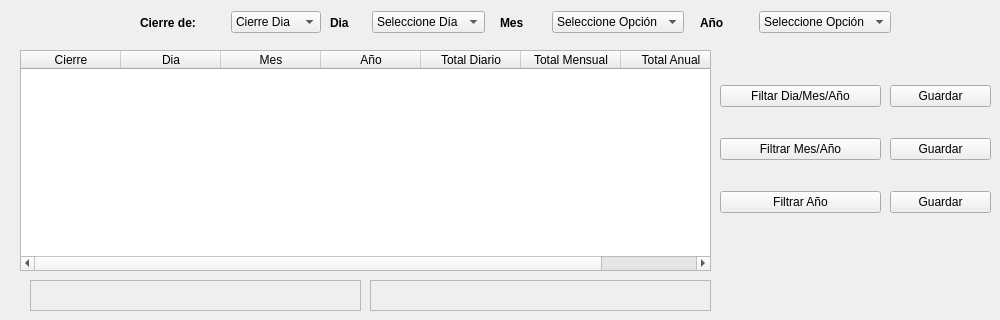
   <widget class="QWidget" name="tab_10">
    <attribute name="icon">
     <iconset>
      <activeon>:/icons/pix/oxygen/48x48/actions/go-down.png</activeon>
     </iconset>
    </attribute>
    <attribute name="title">
     <string>Egresos</string>
    </attribute>
    <widget class="QWidget" name="layoutWidget_15">
     <property name="geometry">
      <rect>
       <x>140</x>
       <y>10</y>
       <width>181</width>
       <height>25</height>
      </rect>
     </property>
     <layout class="QHBoxLayout" name="horizontalLayout_28">
      <item>
       <widget class="QLabel" name="label_34">
        <property name="font">
         <font>
          <weight>75</weight>
          <bold>true</bold>
         </font>
        </property>
        <property name="text">
         <string>Cierre de:</string>
        </property>
       </widget>
      </item>
      <item>
       <widget class="QComboBox" name="comboBoxCierreEgresos">
        <item>
         <property name="text">
          <string>Cierre Dia</string>
         </property>
        </item>
        <item>
         <property name="text">
          <string>Cierre Mes</string>
         </property>
        </item>
        <item>
         <property name="text">
          <string>Cierre Año</string>
         </property>
        </item>
       </widget>
      </item>
     </layout>
    </widget>
    <widget class="QWidget" name="layoutWidget_16">
     <property name="geometry">
      <rect>
       <x>330</x>
       <y>10</y>
       <width>155</width>
       <height>25</height>
      </rect>
     </property>
     <layout class="QHBoxLayout" name="horizontalLayout_29">
      <item>
       <widget class="QLabel" name="label_35">
        <property name="font">
         <font>
          <weight>75</weight>
          <bold>true</bold>
         </font>
        </property>
        <property name="text">
         <string>Dia</string>
        </property>
        <property name="alignment">
         <set>Qt::AlignLeading|Qt::AlignLeft|Qt::AlignVCenter</set>
        </property>
       </widget>
      </item>
      <item>
       <widget class="QComboBox" name="comboBoxDiaEgresos">
        <item>
         <property name="text">
          <string>Seleccione Día</string>
         </property>
        </item>
        <item>
         <property name="text">
          <string>1</string>
         </property>
        </item>
        <item>
         <property name="text">
          <string>2</string>
         </property>
        </item>
        <item>
         <property name="text">
          <string>3</string>
         </property>
        </item>
        <item>
         <property name="text">
          <string>4</string>
         </property>
        </item>
        <item>
         <property name="text">
          <string>5</string>
         </property>
        </item>
        <item>
         <property name="text">
          <string>6</string>
         </property>
        </item>
        <item>
         <property name="text">
          <string>7</string>
         </property>
        </item>
        <item>
         <property name="text">
          <string>8</string>
         </property>
        </item>
        <item>
         <property name="text">
          <string>9</string>
         </property>
        </item>
        <item>
         <property name="text">
          <string>10</string>
         </property>
        </item>
        <item>
         <property name="text">
          <string>11</string>
         </property>
        </item>
        <item>
         <property name="text">
          <string>12</string>
         </property>
        </item>
        <item>
         <property name="text">
          <string>13</string>
         </property>
        </item>
        <item>
         <property name="text">
          <string>14</string>
         </property>
        </item>
        <item>
         <property name="text">
          <string>15</string>
         </property>
        </item>
        <item>
         <property name="text">
          <string>16</string>
         </property>
        </item>
        <item>
         <property name="text">
          <string>17</string>
         </property>
        </item>
        <item>
         <property name="text">
          <string>18</string>
         </property>
        </item>
        <item>
         <property name="text">
          <string>19</string>
         </property>
        </item>
        <item>
         <property name="text">
          <string>20</string>
         </property>
        </item>
        <item>
         <property name="text">
          <string>21</string>
         </property>
        </item>
        <item>
         <property name="text">
          <string>22</string>
         </property>
        </item>
        <item>
         <property name="text">
          <string>23</string>
         </property>
        </item>
        <item>
         <property name="text">
          <string>24</string>
         </property>
        </item>
        <item>
         <property name="text">
          <string>25</string>
         </property>
        </item>
        <item>
         <property name="text">
          <string>26</string>
         </property>
        </item>
        <item>
         <property name="text">
          <string>27</string>
         </property>
        </item>
        <item>
         <property name="text">
          <string>28</string>
         </property>
        </item>
        <item>
         <property name="text">
          <string>29</string>
         </property>
        </item>
        <item>
         <property name="text">
          <string>30</string>
         </property>
        </item>
        <item>
         <property name="text">
          <string>31</string>
         </property>
        </item>
       </widget>
      </item>
     </layout>
    </widget>
    <widget class="QWidget" name="layoutWidget_18">
     <property name="geometry">
      <rect>
       <x>500</x>
       <y>10</y>
       <width>184</width>
       <height>25</height>
      </rect>
     </property>
     <layout class="QHBoxLayout" name="horizontalLayout_31">
      <item>
       <widget class="QLabel" name="label_37">
        <property name="font">
         <font>
          <weight>75</weight>
          <bold>true</bold>
         </font>
        </property>
        <property name="text">
         <string>Mes</string>
        </property>
       </widget>
      </item>
      <item>
       <widget class="QComboBox" name="comboBoxMesEgresos">
        <item>
         <property name="text">
          <string>Seleccione Opción</string>
         </property>
        </item>
        <item>
         <property name="text">
          <string>Enero</string>
         </property>
        </item>
        <item>
         <property name="text">
          <string>Febrero</string>
         </property>
        </item>
        <item>
         <property name="text">
          <string>Marzo</string>
         </property>
        </item>
        <item>
         <property name="text">
          <string>Abril</string>
         </property>
        </item>
        <item>
         <property name="text">
          <string>Mayo</string>
         </property>
        </item>
        <item>
         <property name="text">
          <string>Junio</string>
         </property>
        </item>
        <item>
         <property name="text">
          <string>Julio</string>
         </property>
        </item>
        <item>
         <property name="text">
          <string>Agosto</string>
         </property>
        </item>
        <item>
         <property name="text">
          <string>Septiembre</string>
         </property>
        </item>
        <item>
         <property name="text">
          <string>Octubre</string>
         </property>
        </item>
        <item>
         <property name="text">
          <string>Noviembre</string>
         </property>
        </item>
        <item>
         <property name="text">
          <string>Diciembre</string>
         </property>
        </item>
       </widget>
      </item>
     </layout>
    </widget>
    <widget class="QWidget" name="layoutWidget_19">
     <property name="geometry">
      <rect>
       <x>700</x>
       <y>10</y>
       <width>191</width>
       <height>25</height>
      </rect>
     </property>
     <layout class="QHBoxLayout" name="horizontalLayout_32">
      <item>
       <widget class="QLabel" name="label_38">
        <property name="font">
         <font>
          <weight>75</weight>
          <bold>true</bold>
         </font>
        </property>
        <property name="text">
         <string>Año</string>
        </property>
       </widget>
      </item>
      <item>
       <widget class="QComboBox" name="comboBoxAnioEgresos">
        <item>
         <property name="text">
          <string>Seleccione Opción</string>
         </property>
        </item>
        <item>
         <property name="text">
          <string>2000</string>
         </property>
        </item>
        <item>
         <property name="text">
          <string>2001</string>
         </property>
        </item>
        <item>
         <property name="text">
          <string>2002</string>
         </property>
        </item>
        <item>
         <property name="text">
          <string>2003</string>
         </property>
        </item>
        <item>
         <property name="text">
          <string>2004</string>
         </property>
        </item>
        <item>
         <property name="text">
          <string>2005</string>
         </property>
        </item>
        <item>
         <property name="text">
          <string>2006</string>
         </property>
        </item>
        <item>
         <property name="text">
          <string>2007</string>
         </property>
        </item>
        <item>
         <property name="text">
          <string>2008</string>
         </property>
        </item>
        <item>
         <property name="text">
          <string>2009</string>
         </property>
        </item>
        <item>
         <property name="text">
          <string>2010</string>
         </property>
        </item>
        <item>
         <property name="text">
          <string>2011</string>
         </property>
        </item>
        <item>
         <property name="text">
          <string>2012</string>
         </property>
        </item>
        <item>
         <property name="text">
          <string>2013</string>
         </property>
        </item>
        <item>
         <property name="text">
          <string>2014</string>
         </property>
        </item>
        <item>
         <property name="text">
          <string>2015</string>
         </property>
        </item>
        <item>
         <property name="text">
          <string>2016</string>
         </property>
        </item>
        <item>
         <property name="text">
          <string>2017</string>
         </property>
        </item>
        <item>
         <property name="text">
          <string>2018</string>
         </property>
        </item>
        <item>
         <property name="text">
          <string>2019</string>
         </property>
        </item>
        <item>
         <property name="text">
          <string>2020</string>
         </property>
        </item>
        <item>
         <property name="text">
          <string>2021</string>
         </property>
        </item>
        <item>
         <property name="text">
          <string>2022</string>
         </property>
        </item>
        <item>
         <property name="text">
          <string>2023</string>
         </property>
        </item>
        <item>
         <property name="text">
          <string>2024</string>
         </property>
        </item>
        <item>
         <property name="text">
          <string>2025</string>
         </property>
        </item>
        <item>
         <property name="text">
          <string>2026</string>
         </property>
        </item>
        <item>
         <property name="text">
          <string>2027</string>
         </property>
        </item>
        <item>
         <property name="text">
          <string>2028</string>
         </property>
        </item>
        <item>
         <property name="text">
          <string>2029</string>
         </property>
        </item>
        <item>
         <property name="text">
          <string>2030</string>
         </property>
        </item>
        <item>
         <property name="text">
          <string>2031</string>
         </property>
        </item>
        <item>
         <property name="text">
          <string>2032</string>
         </property>
        </item>
        <item>
         <property name="text">
          <string>2033</string>
         </property>
        </item>
        <item>
         <property name="text">
          <string>2034</string>
         </property>
        </item>
        <item>
         <property name="text">
          <string>2035</string>
         </property>
        </item>
        <item>
         <property name="text">
          <string>2036</string>
         </property>
        </item>
        <item>
         <property name="text">
          <string>2037</string>
         </property>
        </item>
        <item>
         <property name="text">
          <string>2038</string>
         </property>
        </item>
        <item>
         <property name="text">
          <string>2039</string>
         </property>
        </item>
        <item>
         <property name="text">
          <string>2040</string>
         </property>
        </item>
        <item>
         <property name="text">
          <string>2041</string>
         </property>
        </item>
        <item>
         <property name="text">
          <string>2042</string>
         </property>
        </item>
        <item>
         <property name="text">
          <string>2043</string>
         </property>
        </item>
        <item>
         <property name="text">
          <string>2044</string>
         </property>
        </item>
        <item>
         <property name="text">
          <string>2045</string>
         </property>
        </item>
        <item>
         <property name="text">
          <string>2046</string>
         </property>
        </item>
        <item>
         <property name="text">
          <string>2047</string>
         </property>
        </item>
        <item>
         <property name="text">
          <string>2048</string>
         </property>
        </item>
        <item>
         <property name="text">
          <string>2049</string>
         </property>
        </item>
        <item>
         <property name="text">
          <string>2050</string>
         </property>
        </item>
        <item>
         <property name="text">
          <string>2051</string>
         </property>
        </item>
        <item>
         <property name="text">
          <string>2052</string>
         </property>
        </item>
        <item>
         <property name="text">
          <string>2053</string>
         </property>
        </item>
        <item>
         <property name="text">
          <string>2054</string>
         </property>
        </item>
        <item>
         <property name="text">
          <string>2055</string>
         </property>
        </item>
        <item>
         <property name="text">
          <string>2056</string>
         </property>
        </item>
        <item>
         <property name="text">
          <string>2057</string>
         </property>
        </item>
        <item>
         <property name="text">
          <string>2058</string>
         </property>
        </item>
        <item>
         <property name="text">
          <string>2059</string>
         </property>
        </item>
        <item>
         <property name="text">
          <string>2060</string>
         </property>
        </item>
        <item>
         <property name="text">
          <string>2061</string>
         </property>
        </item>
        <item>
         <property name="text">
          <string>2062</string>
         </property>
        </item>
        <item>
         <property name="text">
          <string>2063</string>
         </property>
        </item>
        <item>
         <property name="text">
          <string>2064</string>
         </property>
        </item>
        <item>
         <property name="text">
          <string>2065</string>
         </property>
        </item>
        <item>
         <property name="text">
          <string>2066</string>
         </property>
        </item>
        <item>
         <property name="text">
          <string>2067</string>
         </property>
        </item>
        <item>
         <property name="text">
          <string>2068</string>
         </property>
        </item>
        <item>
         <property name="text">
          <string>2069</string>
         </property>
        </item>
        <item>
         <property name="text">
          <string>2070</string>
         </property>
        </item>
        <item>
         <property name="text">
          <string>2071</string>
         </property>
        </item>
        <item>
         <property name="text">
          <string>2072</string>
         </property>
        </item>
        <item>
         <property name="text">
          <string>2073</string>
         </property>
        </item>
        <item>
         <property name="text">
          <string>2074</string>
         </property>
        </item>
        <item>
         <property name="text">
          <string>2075</string>
         </property>
        </item>
        <item>
         <property name="text">
          <string>2076</string>
         </property>
        </item>
        <item>
         <property name="text">
          <string>2077</string>
         </property>
        </item>
        <item>
         <property name="text">
          <string>2078</string>
         </property>
        </item>
        <item>
         <property name="text">
          <string>2079</string>
         </property>
        </item>
        <item>
         <property name="text">
          <string>2080</string>
         </property>
        </item>
        <item>
         <property name="text">
          <string>2081</string>
         </property>
        </item>
        <item>
         <property name="text">
          <string>2082</string>
         </property>
        </item>
        <item>
         <property name="text">
          <string>2083</string>
         </property>
        </item>
        <item>
         <property name="text">
          <string>2084</string>
         </property>
        </item>
        <item>
         <property name="text">
          <string>2085</string>
         </property>
        </item>
        <item>
         <property name="text">
          <string>2086</string>
         </property>
        </item>
        <item>
         <property name="text">
          <string>2087</string>
         </property>
        </item>
        <item>
         <property name="text">
          <string>2088</string>
         </property>
        </item>
        <item>
         <property name="text">
          <string>2089</string>
         </property>
        </item>
        <item>
         <property name="text">
          <string>2090</string>
         </property>
        </item>
        <item>
         <property name="text">
          <string>2091</string>
         </property>
        </item>
        <item>
         <property name="text">
          <string>2092</string>
         </property>
        </item>
        <item>
         <property name="text">
          <string>2093</string>
         </property>
        </item>
        <item>
         <property name="text">
          <string>2094</string>
         </property>
        </item>
        <item>
         <property name="text">
          <string>2095</string>
         </property>
        </item>
        <item>
         <property name="text">
          <string>2096</string>
         </property>
        </item>
        <item>
         <property name="text">
          <string>2097</string>
         </property>
        </item>
        <item>
         <property name="text">
          <string>2098</string>
         </property>
        </item>
        <item>
         <property name="text">
          <string>2099</string>
         </property>
        </item>
       </widget>
      </item>
     </layout>
    </widget>
    <widget class="QTableWidget" name="tableEgresos">
     <property name="geometry">
      <rect>
       <x>20</x>
       <y>50</y>
       <width>691</width>
       <height>221</height>
      </rect>
     </property>
     <column>
      <property name="text">
       <string>Cierre</string>
      </property>
      <property name="textAlignment">
       <set>AlignHCenter|AlignVCenter|AlignCenter</set>
      </property>
     </column>
     <column>
      <property name="text">
       <string>Dia</string>
      </property>
      <property name="textAlignment">
       <set>AlignHCenter|AlignVCenter|AlignCenter</set>
      </property>
     </column>
     <column>
      <property name="text">
       <string>Mes</string>
      </property>
      <property name="textAlignment">
       <set>AlignHCenter|AlignVCenter|AlignCenter</set>
      </property>
     </column>
     <column>
      <property name="text">
       <string>Año</string>
      </property>
      <property name="textAlignment">
       <set>AlignHCenter|AlignVCenter|AlignCenter</set>
      </property>
     </column>
     <column>
      <property name="text">
       <string>Total Diario</string>
      </property>
      <property name="textAlignment">
       <set>AlignHCenter|AlignVCenter|AlignCenter</set>
      </property>
     </column>
     <column>
      <property name="text">
       <string>Total Mensual</string>
      </property>
      <property name="textAlignment">
       <set>AlignHCenter|AlignVCenter|AlignCenter</set>
      </property>
     </column>
     <column>
      <property name="text">
       <string>Total Anual</string>
      </property>
      <property name="textAlignment">
       <set>AlignHCenter|AlignVCenter|AlignCenter</set>
      </property>
     </column>
    </widget>
    <widget class="QWidget" name="layoutWidget_17">
     <property name="geometry">
      <rect>
       <x>720</x>
       <y>60</y>
       <width>161</width>
       <height>181</height>
      </rect>
     </property>
     <layout class="QVBoxLayout" name="verticalLayout_17">
      <item>
       <widget class="QPushButton" name="filtrarDMAEgresos">
        <property name="text">
         <string>Filtar Dia/Mes/Año</string>
        </property>
        <property name="icon">
         <iconset>
          <activeon>:/icons/pix/oxygen/48x48/actions/view-calendar-workweek.png</activeon>
         </iconset>
        </property>
       </widget>
      </item>
      <item>
       <widget class="QPushButton" name="filtrarMAEgresos">
        <property name="text">
         <string>Filtrar Mes/Año</string>
        </property>
        <property name="icon">
         <iconset>
          <activeon>:/icons/pix/oxygen/48x48/actions/view-calendar-workweek.png</activeon>
         </iconset>
        </property>
       </widget>
      </item>
      <item>
       <widget class="QPushButton" name="FiltrarAEgresos">
        <property name="text">
         <string>Filtrar Año</string>
        </property>
        <property name="icon">
         <iconset>
          <activeon>:/icons/pix/oxygen/48x48/actions/view-calendar-workweek.png</activeon>
         </iconset>
        </property>
       </widget>
      </item>
     </layout>
    </widget>
    <widget class="QWidget" name="layoutWidget_20">
     <property name="geometry">
      <rect>
       <x>890</x>
       <y>60</y>
       <width>101</width>
       <height>181</height>
      </rect>
     </property>
     <layout class="QVBoxLayout" name="verticalLayout_18">
      <item>
       <widget class="QPushButton" name="guardarDMAEgresos">
        <property name="text">
         <string>Guardar</string>
        </property>
        <property name="icon">
         <iconset>
          <activeon>:/icons/pix/oxygen/48x48/devices/media-floppy.png</activeon>
         </iconset>
        </property>
       </widget>
      </item>
      <item>
       <widget class="QPushButton" name="guardarDMEgresos">
        <property name="text">
         <string>Guardar</string>
        </property>
        <property name="icon">
         <iconset>
          <activeon>:/icons/pix/oxygen/48x48/devices/media-floppy.png</activeon>
         </iconset>
        </property>
       </widget>
      </item>
      <item>
       <widget class="QPushButton" name="guardarAEgresos">
        <property name="text">
         <string>Guardar</string>
        </property>
        <property name="icon">
         <iconset>
          <activeon>:/icons/pix/oxygen/48x48/devices/media-floppy.png</activeon>
         </iconset>
        </property>
       </widget>
      </item>
     </layout>
    </widget>
    <widget class="QLabel" name="mensajeEgresosA">
     <property name="geometry">
      <rect>
       <x>30</x>
       <y>280</y>
       <width>331</width>
       <height>31</height>
      </rect>
     </property>
     <property name="font">
      <font>
       <weight>75</weight>
       <bold>true</bold>
      </font>
     </property>
     <property name="frameShape">
      <enum>QFrame::StyledPanel</enum>
     </property>
     <property name="frameShadow">
      <enum>QFrame::Raised</enum>
     </property>
     <property name="text">
      <string/>
     </property>
     <property name="alignment">
      <set>Qt::AlignCenter</set>
     </property>
    </widget>
    <widget class="QLabel" name="mensajeEgresosB">
     <property name="geometry">
      <rect>
       <x>370</x>
       <y>280</y>
       <width>341</width>
       <height>31</height>
      </rect>
     </property>
     <property name="font">
      <font>
       <weight>75</weight>
       <bold>true</bold>
      </font>
     </property>
     <property name="frameShape">
      <enum>QFrame::StyledPanel</enum>
     </property>
     <property name="frameShadow">
      <enum>QFrame::Raised</enum>
     </property>
     <property name="text">
      <string/>
     </property>
     <property name="alignment">
      <set>Qt::AlignCenter</set>
     </property>
    </widget>
   </widget>
